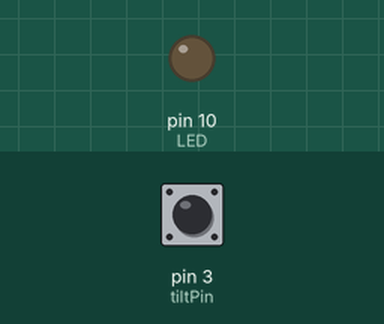
Bench run of a sketch on a simulated Arduino Uno, built with avr-gcc and run on an emulated ATmega328P. On the bench: output pins drawn as LEDs (lit = HIGH). Dashed ring = blinking. The inputs (shaded band) are chosen by the test bench; at power-on: pin 3 (tiltPin) HIGH. What the sketch prints to the serial monitor is not drawn.

Above: at 1.2 s.
1.3 s: pin 3 (tiltPin) driven LOW
At 2.2 s:
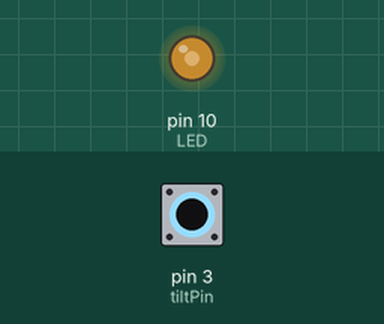
2.8 s: pin 3 (tiltPin) driven HIGH
At 3.4 s:
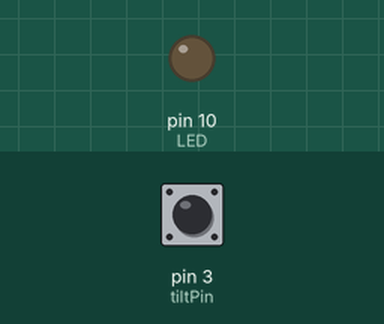
4.3 s: pin 3 (tiltPin) pulsed LOW 2 times (0.12 s each, 0.3 s apart)
At 4.73 s:
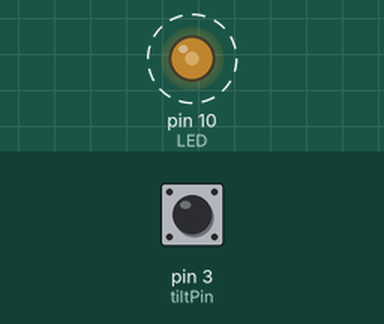
Timing chart, 0 to 7.3 s (numbered marks = the images above; inputs shaded):
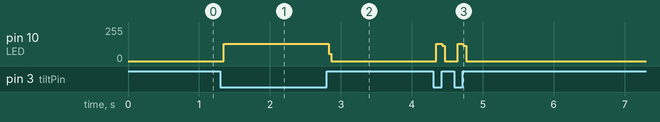

The sketch:

TILT_Sensor_Test_Code.ino
```cpp
#define tiltPin 3
#define  LED 10
bool TILT=0;
int TILTstatus=0;
void setup() {
  // put your setup code here, to run once:
  pinMode(tiltPin, INPUT);
  pinMode(LED, OUTPUT);
  Serial.begin(57600);

}

void loop() {
  // put your main code here, to run repeatedly:
  TILT= digitalRead(tiltPin);
  if (TILT==LOW)
{
  TILTstatus=1;
    Serial.print("TILT ");
   Serial.print (TILTstatus);
     Serial.print("\n");
      digitalWrite(LED, HIGH);
     }
else
if (TILT==HIGH)
    TILTstatus=0;
    Serial.print("TILT ");
    Serial.print (TILTstatus);
    Serial.print("\n");
    digitalWrite(LED, LOW);
}
```

Measured:
- after the input at 1.3 s, pin 10 (LED): 0/255 → 129/255 after 0.05 s
- after the input at 2.8 s, pin 10 (LED): 129/255 → 0/255 at once
- after the input at 4.3 s, pin 10 (LED): alternates 129/255 for 0.08 s and 0/255 for 0.22 s, 4 changes in all, then stays 0/255, starting after 0.05 s
